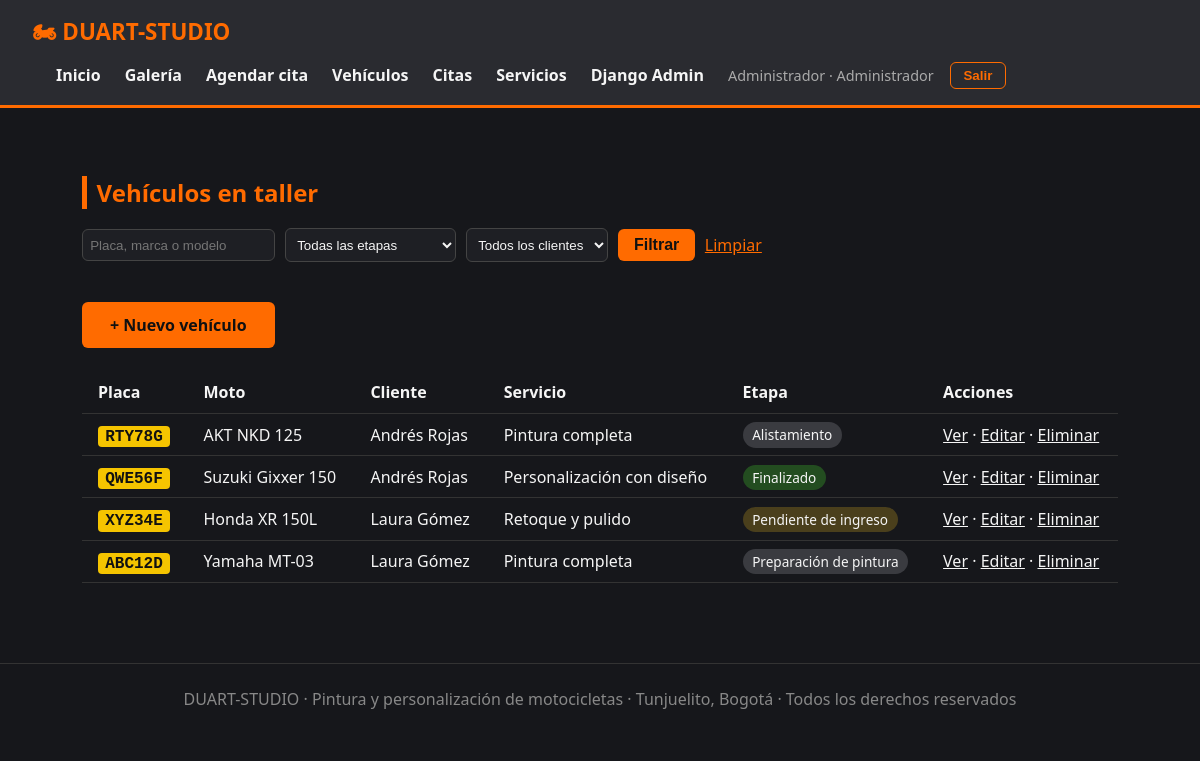
Screenshot of /panel/vehiculos/ (signed in) with the database file from the repository.
### taller_motos/models.py (models this page shows, shortened)
class Vehiculo(models.Model):
    class Etapa(models.TextChoices):
        PENDIENTE = "pendiente", "Pendiente de ingreso"
        ALISTAMIENTO = "alistamiento", "Alistamiento"
        LIJADO = "lijado", "Lijado"
        PREPARACION = "preparacion", "Preparación de pintura"
        DETALLADO = "detallado", "Detallado"
        PULIDO = "pulido", "Pulido"
        FINALIZADO = "finalizado", "Finalizado"
    ETAPAS_PROCESO = [
        Etapa.ALISTAMIENTO,
        Etapa.LIJADO,
        Etapa.PREPARACION,
        Etapa.DETALLADO,
        Etapa.PULIDO,
    ]
    cliente = models.ForeignKey(settings.AUTH_USER_MODEL, on_delete=models.CASCADE, related_name="vehiculos")
    servicio = models.ForeignKey(Servicio, on_delete=models.SET_NULL, null=True, blank=True)
    marca = models.CharField(max_length=50)
    modelo = models.CharField(max_length=50)
    placa = models.CharField(max_length=10, unique=True)
    color = models.CharField(max_length=40, blank=True)
    etapa = models.CharField(max_length=15, choices=Etapa.choices, default=Etapa.PENDIENTE)
    observaciones = models.TextField(blank=True)
    registrado_en = models.DateTimeField(auto_now_add=True)
    etapa_actualizada_en = models.DateTimeField(default=timezone.now)
    class Meta:
        verbose_name = "vehículo"
        verbose_name_plural = "vehículos"
        ordering = ["-registrado_en"]

class Servicio(models.Model):
    nombre = models.CharField(max_length=100)
    descripcion = models.TextField()
    precio = models.DecimalField(max_digits=10, decimal_places=2, help_text="Precio de referencia en pesos colombianos")
    duracion_estimada = models.CharField(max_length=50, help_text="Ej: 1 hora, 30 min")
    imagen_url = models.URLField(blank=True, help_text="Enlace a una imagen del servicio")
    def __str__(self):
        return self.nombre

### taller_motos/views.py (the view, shortened to what this page needs)
# urls.py: path("panel/vehiculos/", views.vehiculo_list, name="vehiculo_list"),
@rol_requerido(ADMINISTRADOR)
def vehiculo_list(request):
    filtro = FiltroVehiculosForm(request.GET or None)
    vehiculos = Vehiculo.objects.select_related("cliente", "servicio")
    return render(request, "taller_motos/vehiculo_list.html", {"vehiculos": vehiculos, "filtro": filtro})

### taller_motos/forms.py
class FiltroVehiculosForm(forms.Form):
    etapa = forms.ChoiceField(choices=[("", "Todas las etapas")] + Vehiculo.Etapa.choices, required=False)
    cliente = forms.ModelChoiceField(queryset=Usuario.objects.none(), required=False, empty_label="Todos los clientes")
    q = forms.CharField(required=False, label="Buscar", widget=forms.TextInput(attrs={"placeholder": "Placa, marca o modelo"}))
    def __init__(self, *args, **kwargs):
        super().__init__(*args, **kwargs)
        self.fields["cliente"].queryset = Usuario.objects.filter(groups__name=CLIENTE).order_by("first_name")
        self.fields["cliente"].label_from_instance = lambda u: u.get_full_name() or u.username

### taller_motos/context_processors.py (called while the page is built)
def rol(request):
    usuario = request.user
    administrador = es_administrador(usuario)
    if administrador:
        nombre = "Administrador"
    elif es_cliente(usuario):
        nombre = "Cliente"
    else:
        nombre = "Visitante"
    return {"es_administrador": administrador, "rol_usuario": nombre}

### taller_motos/roles.py (called while the page is built)
def es_administrador(usuario):
    return usuario.is_authenticated and (
        usuario.is_superuser or usuario.groups.filter(name=ADMINISTRADOR).exists()
    )

def rol_requerido(*roles):
    comprobaciones = {ADMINISTRADOR: es_administrador, CLIENTE: es_cliente}
    def decorador(vista):
        @wraps(vista)
        def envoltura(request, *args, **kwargs):
            if not request.user.is_authenticated:
                return redirect_to_login(request.get_full_path())
            if any(comprobaciones[rol](request.user) for rol in roles):
                return vista(request, *args, **kwargs)
            raise PermissionDenied  # Muestra templates/403.html
        return envoltura
    return decorador

### taller_motos/templates/taller_motos/vehiculo_list.html (shortened to what this page needs)
{% extends "taller_motos/base.html" %}
{% block contenido %}
<section class="seccion">
  <h2>Vehículos en taller</h2>
  <form class="filtros" method="get">
    {{ filtro.q }} {{ filtro.etapa }} {{ filtro.cliente }}
    <button class="btn btn-sm" type="submit">Filtrar</button>
    <a href="{% url 'taller_motos:vehiculo_list' %}">Limpiar</a>
  </form>
  <a class="btn" href="{% url 'taller_motos:vehiculo_create' %}">+ Nuevo vehículo</a>
  {% if vehiculos %}
  <table class="tabla tabla-ancha">
    <thead>
      <tr>
        <th>Placa</th>
        <th>Moto</th>
        <th>Cliente</th>
        <th>Servicio</th>
        <th>Etapa</th>
        <th>Acciones</th>
      </tr>
    </thead>
    <tbody>
      {% for v in vehiculos %}
      <tr>
        <td><span class="placa">{{ v.placa }}</span></td>
        <td>{{ v.marca }} {{ v.modelo }}</td>
        <td>{{ v.cliente.get_full_name|default:v.cliente.username }}</td>
        <td>{{ v.servicio|default:"—" }}</td>
        <td><span class="etiqueta etapa-{{ v.etapa }}">{{ v.get_etapa_display }}</span></td>
        <td>
          <a href="{% url 'taller_motos:vehiculo_detail' v.id %}">Ver</a> ·
          <a href="{% url 'taller_motos:vehiculo_update' v.id %}">Editar</a> ·
          <a href="{% url 'taller_motos:vehiculo_delete' v.id %}">Eliminar</a>
        </td>
      </tr>
      {% endfor %}
    </tbody>
  </table>
  {% else %}
  <p>No hay vehículos que coincidan con el filtro.</p>
  {% endif %}
</section>
{% endblock %}

### taller_motos/templates/taller_motos/base.html (shortened to what this page needs)
{% load static %}
<!DOCTYPE html>
<html lang="es">
<head>
  <link rel="stylesheet" href="{% static 'taller_motos/estilos.css' %}">
</head>
<body>
  <header class="navbar">
    <a class="marca" href="{% url 'taller_motos:index' %}">🏍 DUART-STUDIO</a>
    <nav>
      <a href="{% url 'taller_motos:index' %}">Inicio</a>
      <a href="{% url 'taller_motos:galeria' %}">Galería</a>
      <a href="{% url 'taller_motos:contacto' %}">Agendar cita</a>
      {% if es_administrador %}
        <a href="{% url 'taller_motos:vehiculo_list' %}">Vehículos</a>
        <a href="{% url 'taller_motos:cita_list' %}">Citas</a>
        <a href="{% url 'taller_motos:servicio_list' %}">Servicios</a>
        <a href="{% url 'admin:index' %}">Django Admin</a>
      {% elif user.is_authenticated %}
        <a href="{% url 'taller_motos:mi_proceso' %}">Mi Proceso</a>
      {% endif %}
      {% if user.is_authenticated %}
        <span class="usuario">{{ user.first_name|default:user.username }} · {{ rol_usuario }}</span>
        <form class="form-salir" method="post" action="{% url 'taller_motos:logout' %}">
          <button type="submit">Salir</button>
        </form>
      {% else %}
        <a href="{% url 'taller_motos:login' %}">Ingresar</a>
        <a class="nav-destacado" href="{% url 'taller_motos:registro' %}">Crear cuenta</a>
      {% endif %}
    </nav>
  </header>
  {% block contenido %}{% endblock %}
  <footer>
    DUART-STUDIO &middot; Pintura y personalización de motocicletas &middot; Tunjuelito, Bogotá &middot; Todos los derechos reservados
  </footer>
</body>
</html>

### taller_motos/static/taller_motos/estilos.css (style rules this page uses)
:root { --negro: #16171b; --naranja: #ff6b00; --gris: #2a2b30; --blanco: #f5f5f5; }
* { box-sizing: border-box; }
body { margin: 0; font-family: "Segoe UI", Arial, sans-serif; background: var(--negro); color: var(--blanco); }
header.navbar { display: flex; justify-content: space-between; align-items: center; padding: 1rem 2rem; background: var(--gris); border-bottom: 3px solid var(--naranja); }
header.navbar .marca { font-size: 1.4rem; font-weight: bold; color: var(--naranja); text-decoration: none; }
header.navbar nav a { color: var(--blanco); text-decoration: none; margin-left: 1.5rem; font-weight: 600; }
.btn { display: inline-block; margin-top: 1.5rem; padding: .75rem 1.75rem; background: var(--naranja); color: #111; font-weight: bold; border-radius: 6px; text-decoration: none; }
.seccion { padding: 3rem 2rem; max-width: 1100px; margin: 0 auto; }
.seccion h2 { color: var(--naranja); border-left: 5px solid var(--naranja); padding-left: .6rem; }
footer { text-align: center; padding: 1.5rem; color: #888; border-top: 1px solid #333; margin-top: 2rem; }
.tabla { width: 100%; max-width: 800px; margin: 1.5rem auto 0 auto; border-collapse: collapse; }
.tabla th, .tabla td { padding: .6rem 1rem; border-bottom: 1px solid #333; text-align: left; }
.tabla a { color: var(--blanco); }
header.navbar { flex-wrap: wrap; gap: .5rem; }
header.navbar nav { display: flex; flex-wrap: wrap; align-items: center; gap: .25rem 0; }
header.navbar .usuario { margin-left: 1.5rem; color: #aaa; font-size: .9rem; }
.form-salir { display: inline; margin-left: 1rem; }
.form-salir button { background: none; border: 1px solid var(--naranja); color: var(--naranja); padding: .3rem .8rem; border-radius: 6px; cursor: pointer; font-weight: 600; }
a { color: var(--naranja); }
.btn-sm { margin-top: 0; padding: .45rem 1rem; border: none; cursor: pointer; }
button.btn { border: none; cursor: pointer; font-size: 1rem; }
.filtros { display: flex; flex-wrap: wrap; gap: .6rem; align-items: center; margin: 1rem 0; }
.filtros input, .filtros select, .form-linea select { padding: .45rem; border-radius: 6px; border: 1px solid #444; background: #1e1f24; color: var(--blanco); }
.tabla-ancha { max-width: 100%; }
.placa { font-family: Consolas, monospace; background: #f5c400; color: #111; padding: .1rem .45rem; border-radius: 4px; font-weight: bold; }
.etiqueta { padding: .2rem .6rem; border-radius: 999px; font-size: .85rem; background: #3a3b40; }
.etapa-finalizado { background: #234d20; }
.etapa-pendiente { background: #4a3f1c; }

### rows the page displays
Vehiculo: placa "RTY78G", marca "AKT", modelo "NKD 125", cliente.get_full_name "Andrés Rojas", servicio "Pintura completa", etapa "Alistamiento"
Vehiculo: placa "QWE56F", marca "Suzuki", modelo "Gixxer 150", cliente.get_full_name "Andrés Rojas", servicio "Personalización con diseño", etapa "Finalizado"
Vehiculo: placa "XYZ34E", marca "Honda", modelo "XR 150L", cliente.get_full_name "Laura Gómez", servicio "Retoque y pulido", etapa "Pendiente de ingreso"
Vehiculo: placa "ABC12D", marca "Yamaha", modelo "MT-03", cliente.get_full_name "Laura Gómez", servicio "Pintura completa", etapa "Preparación de pintura"

### other values shown
{{ user.first_name|default:user.username }} "Administrador"
{{ rol_usuario }} "Administrador"
